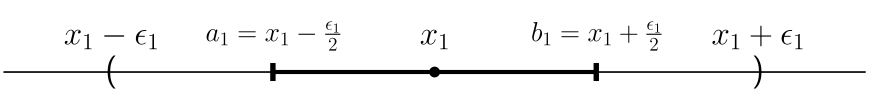

The Python source for this figure:
import numpy as np, matplotlib.pyplot as plt
from matplotlib import rcParams
from matplotlib.patches import FancyArrowPatch
from pathlib import Path

rcParams['text.usetex'] = True

def centred_rectangle(x, y, width, height, **kwargs):
    return plt.Rectangle(
        xy=(x - 0.5*width, y - 0.5*height),
        width=width,
        height=height,
        **kwargs
    )

fig = plt.figure(figsize=(9,3))
ax = fig.add_subplot()
ax.axis('off')
ax.set_aspect('equal')
ax.set_xlim(-1.2, 1.2)
ax.set_ylim(-0.1, 0.2)

ax.axhline(y=0, linewidth=1.2, color='black')

ax.add_patch(plt.Circle(
    xy=(0, 0),
    radius=0.015,
    facecolor='black'
))

ax.annotate(
    text='$x_1$',
    fontsize=24,
    xy=(0, 0.1),
    ha='center',
    va='center'
)

for x, label_1, label_2 in zip([-0.9, 0.9], ['(', ')'], [r'$x_1 - \epsilon_1$', r'$x_1 + \epsilon_1$']):
    ax.annotate(
        text=label_1,
        xy=(x, 0),
        fontsize=24,
        fontweight='bold',
        va='center',
        ha='center'
    )
    ax.annotate(
        text=label_2,
        xy=(x, 0.1),
        fontsize=24,
        va='center',
        ha='center'
    )

for x, label in zip([-0.45, 0.45], [r'$a_1 = x_1 - \frac{\epsilon_1}{2}$', r'$b_1 = x_1 + \frac{\epsilon_1}{2}$']):
    ax.add_patch(centred_rectangle(
        x=x,
        y=0,
        width=0.015,
        height=0.05,
        facecolor='black'
    ))
    ax.annotate(
        text=label,
        xy=(x, 0.1),
        fontsize=20,
        va='center',
        ha='center'
    )

ax.plot([-0.45, 0.45], [0, 0], linewidth=3, color='black')

plt.tight_layout()

plt.savefig(Path(__file__).with_suffix('.pdf'), format="pdf", bbox_inches="tight", pad_inches=0)
